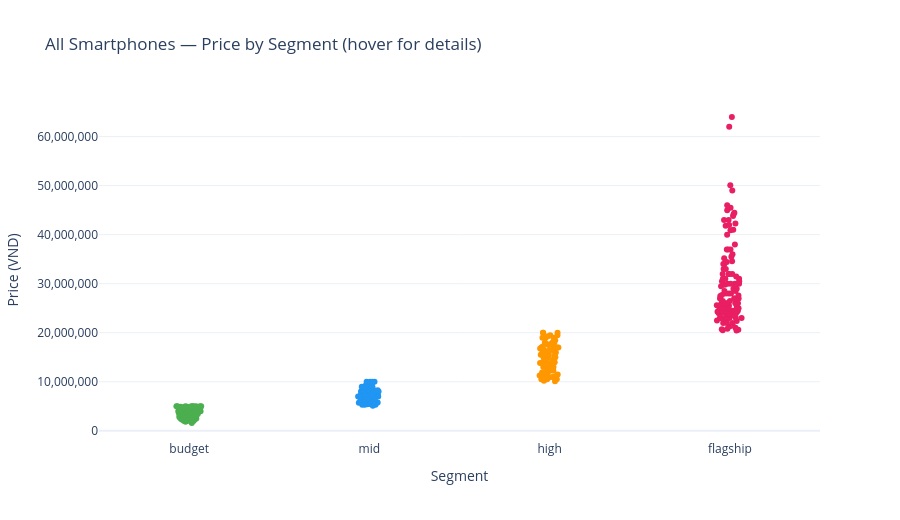

This figure's notebook cell:
### Code cell
# Interactive strip chart: every phone as a dot, hover to see name + brand + price
fig = px.strip(
    smartphone_df,
    x="price_segment",
    y="price_vnd",
    color="price_segment",
    category_orders={"price_segment": SEGMENT_ORDER},
    color_discrete_map=SEGMENT_COLORS,
    hover_data={"product_name": True, "brand": True, "price_vnd": True},
    title="All Smartphones — Price by Segment (hover for details)",
    labels={"price_vnd": "Price (VND)", "price_segment": "Segment"},
)
fig.update_yaxes(tickformat=",")
fig.update_layout(height=520, showlegend=False)
fig.show()

### Figure 1 — Plotly figure (JSON) as saved in the notebook; plotly's stock layout.template omitted (floating-point values rounded to 4 significant figures; data arrays with more than 128 entries replaced by an {"elided": "..."} marker saying what was removed)
{"data": [{"alignmentgroup": "True", "boxpoints": "all", "customdata": {"elided": "111x2 str values"}, "fillcolor": "rgba(255,255,255,0)", "hoveron": "points", "hovertemplate": "Segment=%{x}<br>Price (VND)=%{y}<br>product_name=%{customdata[0]}<br>brand=%{customdata[1]}<extra></extra>", "legendgroup": "budget", "line": {"color": "rgba(255,255,255,0)"}, "marker": {"color": "#4CAF50"}, "name": "budget", "offsetgroup": "budget", "orientation": "v", "pointpos": 0, "showlegend": true, "type": "box", "x": ["budget", "budget", "budget", "budget", "budget", "budget", "budget", "budget", "budget", "budget", "budget", "budget", "budget", "budget", "budget", "budget", "budget", "budget", "budget", "budget", "budget", "budget", "budget", "budget", "budget", "budget", "budget", "budget", "budget", "budget", "budget", "budget", "budget", "budget", "budget", "budget", "budget", "budget", "budget", "budget", "budget", "budget", "budget", "budget", "budget", "budget", "budget", "budget", "budget", "budget", "budget", "budget", "budget", "budget", "budget", "budget", "budget", "budget", "budget", "budget", "budget", "budget", "budget", "budget", "budget", "budget", "budget", "budget", "budget", "budget", "budget", "budget", "budget", "budget", "budget", "budget", "budget", "budget", "budget", "budget", "budget", "budget", "budget", "budget", "budget", "budget", "budget", "budget", "budget", "budget", "budget", "budget", "budget", "budget", "budget", "budget", "budget", "budget", "budget", "budget", "budget", "budget", "budget", "budget", "budget", "budget", "budget", "budget", "budget", "budget", "budget"], "x0": " ", "xaxis": "x", "y": [4690000, 4390000, 3890000, 4690000, 4990000, 4990000, 3990000, 3790000, 2190000, 4890000, 2490000, 4290000, 2690000, 2790000, 3590000, 3990000, 4490000, 4590000, 2290000, 3590000, 3290000, 4290000, 2160000, 4090000, 2590000, 3190000, 4690000, 3600000, 3990000, 3990000, 2090000, 3390000, 4990000, 4290000, 3390000, 3490000, 4090000, 4990000, 2390000, 2890000, 2490000, 3990000, 2290000, 2190000, 2790000, 4790000, 4990000, 4500000, 3990000, 4690000, 4990000, 2990000, 3890000, 4390000, 4690000, 1990000, 2050000, 2790000, 2580000, 2990000, 2590000, 2090000, 2690000, 2190000, 4190000, 2590000, 4210000, 4890000, 2490000, 1990000, 4300000, 3690000, 4990000, 1850000, 4290000, 4990000, 2390000, 2850000, 2890000, 4150000, 3390000, 2990000, 3490000, 3290000, 2990000, 3090000, 3290000, 2990000, 4490000, 3290000, 4590000, 2690000, 4090000, 3790000, 4200000, 3290000, 3390000, 2990000, 3890000, 3290000, 3490000, 3790000, 1590000, 3990000, 3690000, 3350000, 4490000, 3190000, 4500000, 2590000, 4990000], "y0": " ", "yaxis": "y"}, {"alignmentgroup": "True", "boxpoints": "all", "customdata": {"elided": "97x2 str values"}, "fillcolor": "rgba(255,255,255,0)", "hoveron": "points", "hovertemplate": "Segment=%{x}<br>Price (VND)=%{y}<br>product_name=%{customdata[0]}<br>brand=%{customdata[1]}<extra></extra>", "legendgroup": "mid", "line": {"color": "rgba(255,255,255,0)"}, "marker": {"color": "#2196F3"}, "name": "mid", "offsetgroup": "mid", "orientation": "v", "pointpos": 0, "showlegend": true, "type": "box", "x": ["mid", "mid", "mid", "mid", "mid", "mid", "mid", "mid", "mid", "mid", "mid", "mid", "mid", "mid", "mid", "mid", "mid", "mid", "mid", "mid", "mid", "mid", "mid", "mid", "mid", "mid", "mid", "mid", "mid", "mid", "mid", "mid", "mid", "mid", "mid", "mid", "mid", "mid", "mid", "mid", "mid", "mid", "mid", "mid", "mid", "mid", "mid", "mid", "mid", "mid", "mid", "mid", "mid", "mid", "mid", "mid", "mid", "mid", "mid", "mid", "mid", "mid", "mid", "mid", "mid", "mid", "mid", "mid", "mid", "mid", "mid", "mid", "mid", "mid", "mid", "mid", "mid", "mid", "mid", "mid", "mid", "mid", "mid", "mid", "mid", "mid", "mid", "mid", "mid", "mid", "mid", "mid", "mid", "mid", "mid", "mid", "mid"], "x0": " ", "xaxis": "x", "y": [5790000, 7490000, 7200000, 5690000, 6190000, 8490000, 5780000, 7590000, 6990000, 8490000, 8290000, 5290000, 8290000, 7000000, 9090000, 8990000, 7990000, 5490000, 8990000, 5790000, 6990000, 5490000, 6690000, 5740000, 7290000, 7290000, 6490000, 6590000, 8530000, 7990000, 6490000, 5290000, 6990000, 9990000, 6290000, 7490000, 6490000, 9990000, 6990000, 7540000, 6190000, 8990000, 7290000, 9290000, 5590000, 7590000, 8490000, 6590000, 6790000, 7490000, 8790000, 5490000, 7120000, 5290000, 6090000, 7990000, 7890000, 7990000, 9290000, 7990000, 6490000, 9590000, 6990000, 5390000, 6990000, 6290000, 6190000, 8290000, 8990000, 5790000, 7190000, 8990000, 9990000, 5750000, 8130000, 7990000, 8090000, 5090000, 6990000, 6090000, 5990000, 7060000, 5890000, 6490000, 6090000, 9990000, 6000000, 8800000, 7090000, 7990000, 8790000, 5490000, 7490000, 7390000, 5590000, 6990000, 5690000], "y0": " ", "yaxis": "y"}, {"alignmentgroup": "True", "boxpoints": "all", "customdata": {"elided": "74x2 str values"}, "fillcolor": "rgba(255,255,255,0)", "hoveron": "points", "hovertemplate": "Segment=%{x}<br>Price (VND)=%{y}<br>product_name=%{customdata[0]}<br>brand=%{customdata[1]}<extra></extra>", "legendgroup": "high", "line": {"color": "rgba(255,255,255,0)"}, "marker": {"color": "#FF9800"}, "name": "high", "offsetgroup": "high", "orientation": "v", "pointpos": 0, "showlegend": true, "type": "box", "x": ["high", "high", "high", "high", "high", "high", "high", "high", "high", "high", "high", "high", "high", "high", "high", "high", "high", "high", "high", "high", "high", "high", "high", "high", "high", "high", "high", "high", "high", "high", "high", "high", "high", "high", "high", "high", "high", "high", "high", "high", "high", "high", "high", "high", "high", "high", "high", "high", "high", "high", "high", "high", "high", "high", "high", "high", "high", "high", "high", "high", "high", "high", "high", "high", "high", "high", "high", "high", "high", "high", "high", "high", "high", "high"], "x0": " ", "xaxis": "x", "y": [16990000, 19290000, 10990000, 13790000, 17690000, 13800000, 11990000, 10500000, 13990000, 12990000, 15490000, 10890000, 13990000, 19990000, 16760000, 16490000, 11190000, 12190000, 19990000, 16090000, 15990000, 11290000, 14990000, 10990000, 15290000, 10990000, 12990000, 16290000, 15990000, 14290000, 11490000, 16990000, 10490000, 10590000, 15500000, 19490000, 16490000, 14990000, 18490000, 17190000, 10200000, 11200000, 18990000, 11890000, 14490000, 19990000, 12990000, 12490000, 15990000, 17890000, 19490000, 11490000, 17490000, 16990000, 18990000, 12250000, 12990000, 13990000, 10960000, 18990000, 14990000, 12990000, 17990000, 16790000, 13990000, 13990000, 17690000, 16990000, 17990000, 10100000, 10490000, 15490000, 11490000, 12560000], "y0": " ", "yaxis": "y"}, {"alignmentgroup": "True", "boxpoints": "all", "customdata": {"elided": "112x2 str values"}, "fillcolor": "rgba(255,255,255,0)", "hoveron": "points", "hovertemplate": "Segment=%{x}<br>Price (VND)=%{y}<br>product_name=%{customdata[0]}<br>brand=%{customdata[1]}<extra></extra>", "legendgroup": "flagship", "line": {"color": "rgba(255,255,255,0)"}, "marker": {"color": "#E91E63"}, "name": "flagship", "offsetgroup": "flagship", "orientation": "v", "pointpos": 0, "showlegend": true, "type": "box", "x": ["flagship", "flagship", "flagship", "flagship", "flagship", "flagship", "flagship", "flagship", "flagship", "flagship", "flagship", "flagship", "flagship", "flagship", "flagship", "flagship", "flagship", "flagship", "flagship", "flagship", "flagship", "flagship", "flagship", "flagship", "flagship", "flagship", "flagship", "flagship", "flagship", "flagship", "flagship", "flagship", "flagship", "flagship", "flagship", "flagship", "flagship", "flagship", "flagship", "flagship", "flagship", "flagship", "flagship", "flagship", "flagship", "flagship", "flagship", "flagship", "flagship", "flagship", "flagship", "flagship", "flagship", "flagship", "flagship", "flagship", "flagship", "flagship", "flagship", "flagship", "flagship", "flagship", "flagship", "flagship", "flagship", "flagship", "flagship", "flagship", "flagship", "flagship", "flagship", "flagship", "flagship", "flagship", "flagship", "flagship", "flagship", "flagship", "flagship", "flagship", "flagship", "flagship", "flagship", "flagship", "flagship", "flagship", "flagship", "flagship", "flagship", "flagship", "flagship", "flagship", "flagship", "flagship", "flagship", "flagship", "flagship", "flagship", "flagship", "flagship", "flagship", "flagship", "flagship", "flagship", "flagship", "flagship", "flagship", "flagship", "flagship", "flagship", "flagship", "flagship"], "x0": " ", "xaxis": "x", "y": [21490000, 44180000, 26490000, 29990000, 21990000, 31990000, 25990000, 25590000, 41790000, 42990000, 36990000, 29990000, 22990000, 44990000, 29990000, 27990000, 26990000, 61990000, 29790000, 24990000, 27690000, 30990000, 34590000, 23990000, 30490000, 25490000, 22990000, 21990000, 24990000, 25290000, 23690000, 26990000, 20450000, 20690000, 35190000, 30990000, 35990000, 25490000, 24490000, 22990000, 22990000, 40890000, 27990000, 63990000, 22990000, 43790000, 26990000, 23990000, 20990000, 24990000, 25990000, 28990000, 25990000, 27590000, 24390000, 29990000, 27990000, 24290000, 36990000, 45490000, 32990000, 26990000, 31470000, 36990000, 24490000, 31990000, 21290000, 28490000, 23990000, 22890000, 35490000, 33990000, 42290000, 48990000, 42990000, 31990000, 27490000, 25990000, 20590000, 23990000, 28490000, 41990000, 22390000, 24490000, 37990000, 23490000, 20490000, 26490000, 25990000, 21990000, 44490000, 39990000, 45990000, 29490000, 30490000, 23990000, 22290000, 34440000, 24500000, 28990000, 20790000, 24490000, 50090000, 23990000, 32990000, 31990000, 33990000, 22990000, 40990000, 24490000, 31000000, 22490000], "y0": " ", "yaxis": "y"}], "layout": {"boxmode": "overlay", "height": 520, "legend": {"title": {"text": "Segment"}, "tracegroupgap": 0}, "showlegend": false, "title": {"text": "All Smartphones — Price by Segment (hover for details)"}, "xaxis": {"anchor": "y", "categoryarray": ["budget", "mid", "high", "flagship"], "categoryorder": "array", "domain": [0, 1], "title": {"text": "Segment"}}, "yaxis": {"anchor": "x", "domain": [0, 1], "tickformat": ",", "title": {"text": "Price (VND)"}}}}
